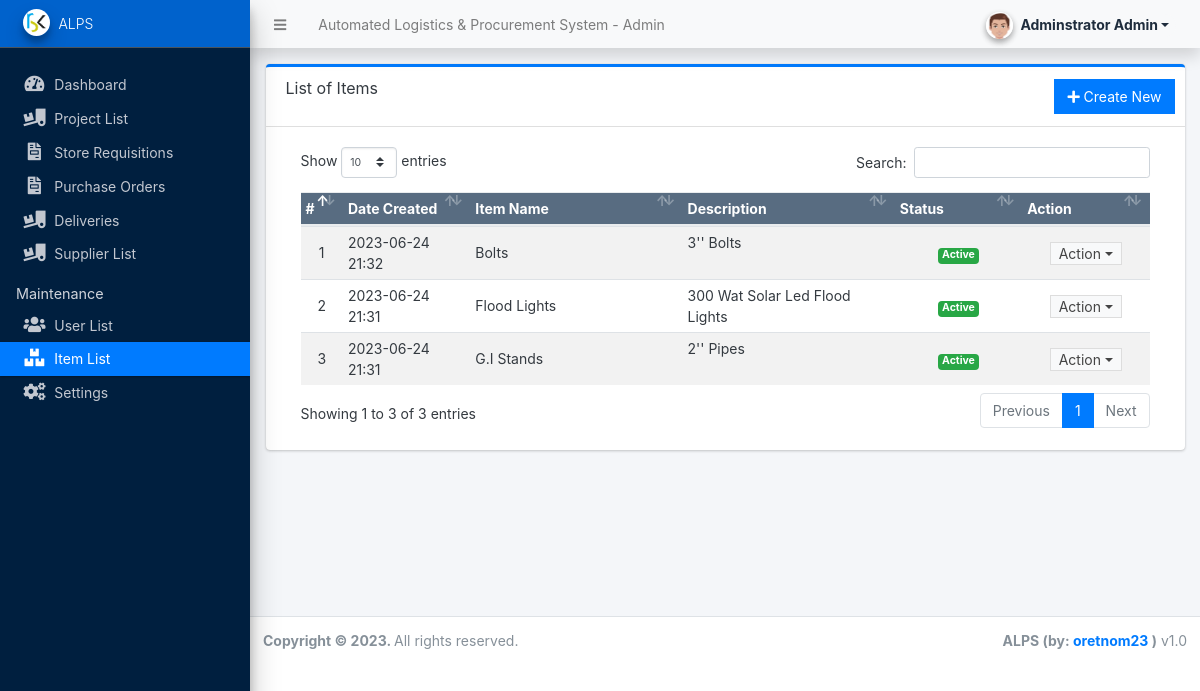
Before: /admin/?page=items (signed in) with the older database file.
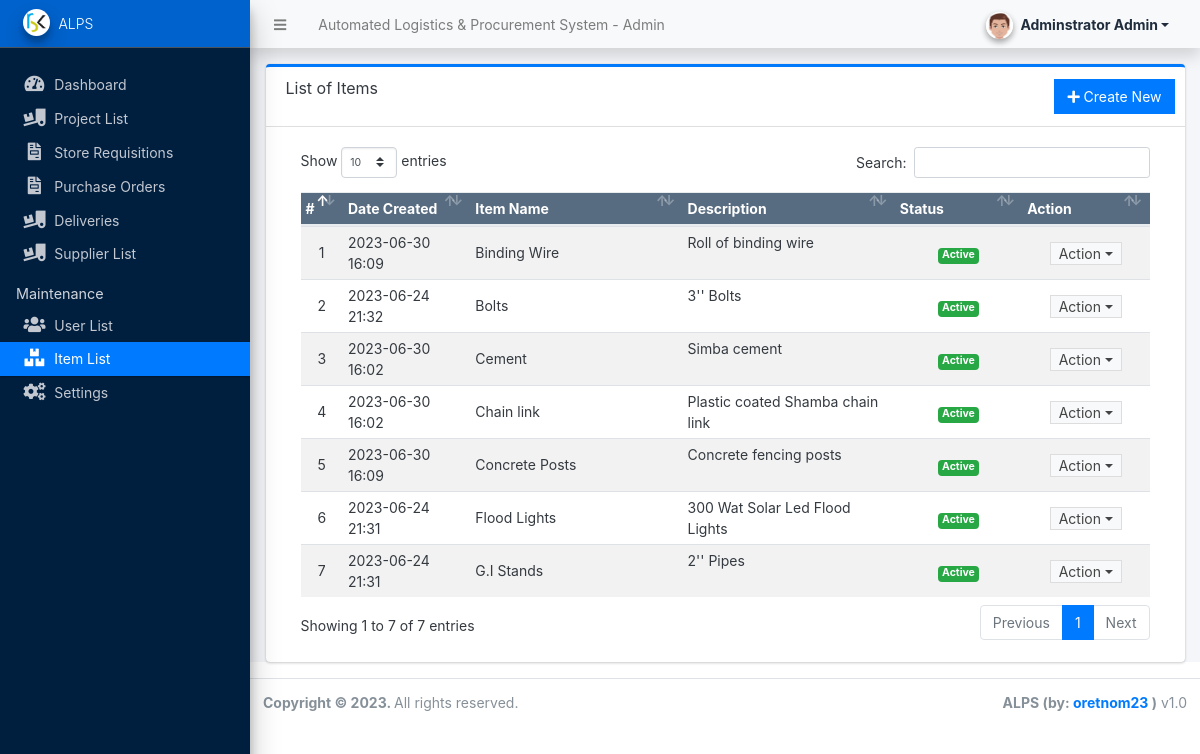
After: the same page with the newer database file.
### tables this page shows
CREATE TABLE `item_list` (
  `id` int(30) NOT NULL,
  `name` varchar(250) NOT NULL,
  `description` text NOT NULL,
  `status` tinyint(1) NOT NULL DEFAULT 0 COMMENT ' 1 = Active, 0 = Inactive',
  `date_created` datetime NOT NULL DEFAULT current_timestamp()
);

### admin/items/index.php (the view, shortened to what this page needs)
<div class="card card-outline card-primary">
	<div class="card-header">
		<h3 class="card-title">List of Items</h3>
		<div class="card-tools">
			<a href="javascript:void(0)" id="create_new" class="btn btn-flat btn-primary"><span class="fas fa-plus"></span>  Create New</a>
		</div>
	</div>
	<div class="card-body">
		<div class="container-fluid">
        <div class="container-fluid">
			<table class="table table-hover table-striped">
				<colgroup>
					<col width="5%">
					<col width="15%">
					<col width="25%">
					<col width="25%">
					<col width="15%">
					<col width="15%">
				</colgroup>
				<thead>
					<tr class="bg-navy disabled">
						<th>#</th>
						<th>Date Created</th>
						<th>Item Name</th>
						<th>Description</th>
						<th>Status</th>
						<th>Action</th>
					</tr>
				</thead>
				<tbody>
					<?php
					$i = 1;
					$qry = $conn->query("SELECT * from `item_list` order by (`name`) asc ");
					while($row = $qry->fetch_assoc()):
						$row['description'] = html_entity_decode($row['description']);
					?>
						<tr>
							<td class="text-center"><?php echo $i++; ?></td>
							<td><?php echo date("Y-m-d H:i",strtotime($row['date_created'])) ?></td>
							<td><?php echo $row['name'] ?></td>
							<td class='truncate-3' title="<?php echo $row['description'] ?>"><?php echo $row['description'] ?></td>
							<td class="text-center">
								<?php if($row['status'] == 1): ?>
									<span class="badge badge-success">Active</span>
								<?php else: ?>
									<span class="badge badge-secondary">Inactive</span>
								<?php endif; ?>
							</td>
							<td align="center">
								 <button type="button" class="btn btn-flat btn-default btn-sm dropdown-toggle dropdown-icon py-0" data-toggle="dropdown">
				                  		Action
				                  </button>
							</td>
						</tr>
					<?php endwhile; ?>
				</tbody>
			</table>
		</div>
		</div>
	</div>
</div>

Changed rows visible on the page:
added item_list: date_created "2023-06-30 16:09", name "Binding Wire", description "Roll of binding wire", status "Active"
added item_list: date_created "2023-06-30 16:02", name "Cement", description "Simba cement", status "Active"
added item_list: date_created "2023-06-30 16:02", name "Chain link", description "Plastic coated Shamba chain link", status "Active"
added item_list: date_created "2023-06-30 16:09", name "Concrete Posts", description "Concrete fencing posts", status "Active"
Other visible differences:
text written by a page script: "Show entries Search: Showing 1 to 3 of 3 entries Previous 1 Next" → "Show entries Search: Showing 1 to 7 of 7 entries Previous 1 Next"
